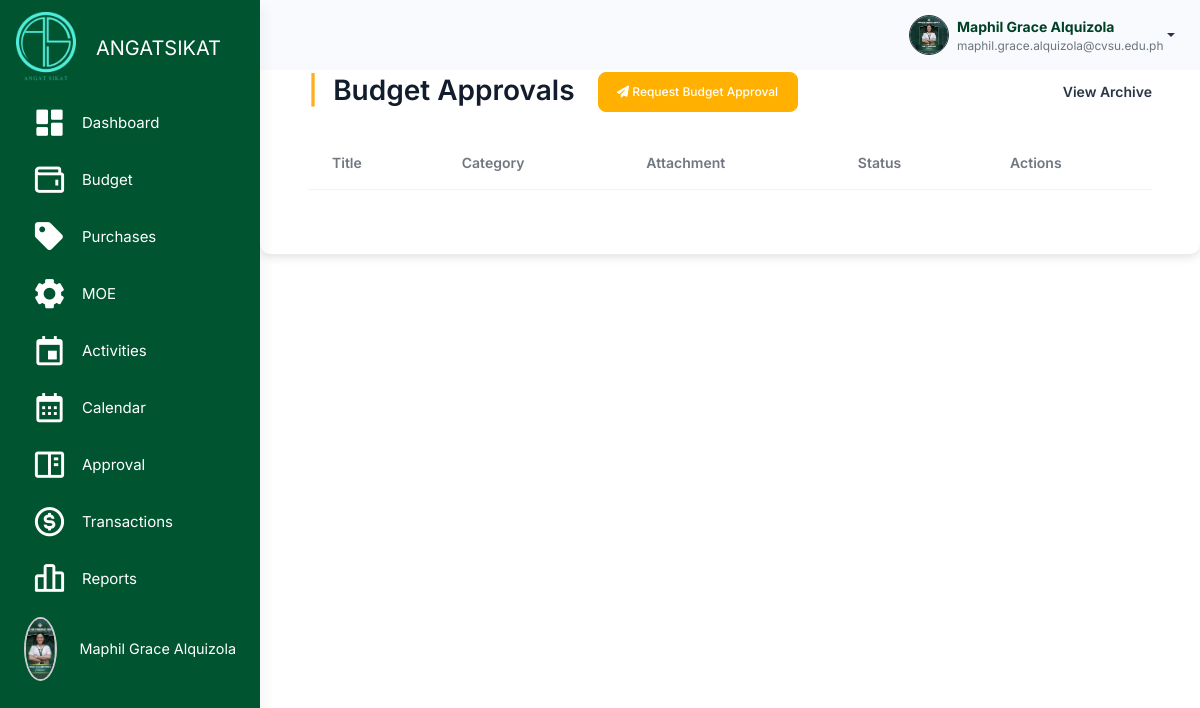
Before: /src/budget_management/budget_approval_table.php (signed in) with the older database file.
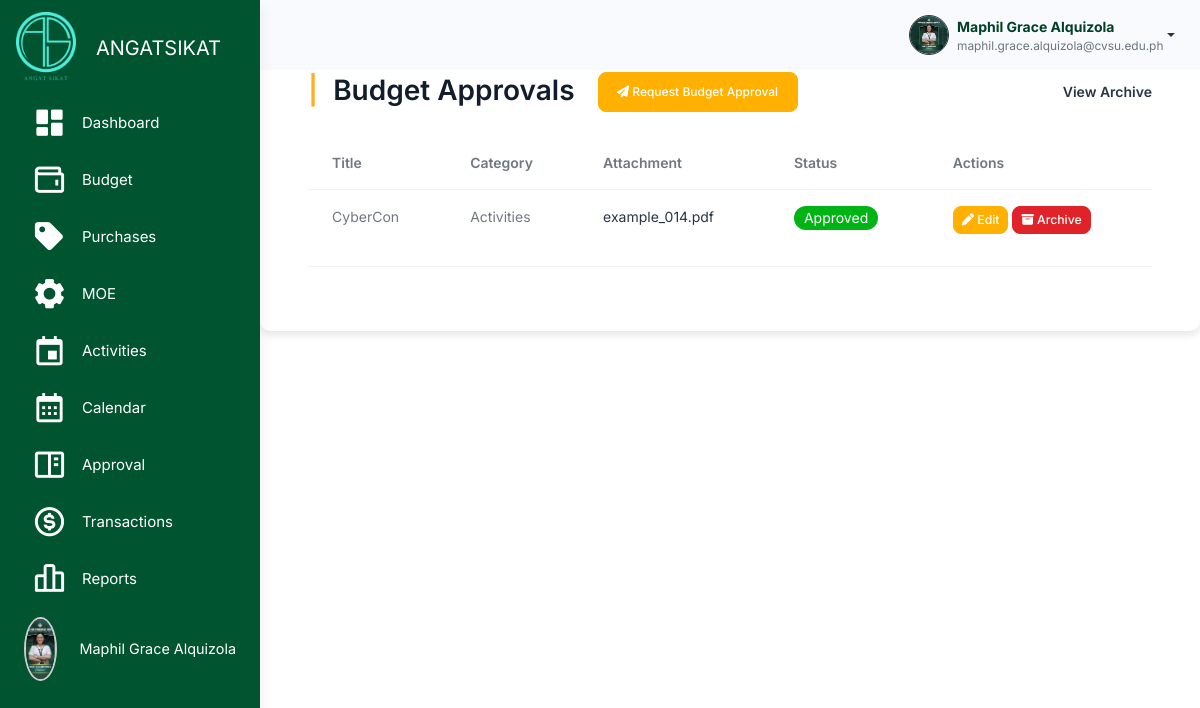
After: the same page with the newer database file.
### tables this page shows
CREATE TABLE `budget_approvals` (
  `approval_id` int(11) NOT NULL,
  `title` varchar(255) NOT NULL,
  `category` varchar(255) NOT NULL,
  `attachment` varchar(255) DEFAULT NULL,
  `status` enum('Pending','Approved','Disapproved') DEFAULT 'Pending',
  `organization_id` int(11) NOT NULL,
  `created_at` timestamp NOT NULL DEFAULT current_timestamp(),
  `archived` tinyint(1) DEFAULT 0
);

### src/session_check.php (called while the page is built, shortened)
<?php
$organization_id = $_SESSION['organization_id'];
?>

### src/budget_management/budget_approval_table.php (the view, shortened to what the changed rows need)
<?php
include '../connection.php';
include '../session_check.php';
?>
<!DOCTYPE html>
<html lang="en">
<head>
<link rel="stylesheet" href="https://cdn.jsdelivr.net/npm/bootstrap@5.3.0/dist/css/bootstrap.min.css">
<link rel="stylesheet" href="https://cdn.datatables.net/1.13.6/css/dataTables.bootstrap5.min.css">
<link rel="stylesheet" href="../assets/css/styles.min.css">
<link rel="stylesheet" href="../budget_management/css/budget.css">
<link href="https://unpkg.com/boxicons@2.1.4/css/boxicons.min.css" rel="stylesheet">
<link rel="stylesheet" href="https://cdnjs.cloudflare.com/ajax/libs/font-awesome/6.6.0/css/all.min.css">
<link rel="stylesheet" href="../activity_management/css/activities.css" />
</head>
<body>
    <div class="page-wrapper" id="main-wrapper" data-layout="vertical" data-navbarbg="skin6" data-sidebartype="full"
        data-sidebar-position="fixed" data-header-position="fixed">
        <div class="body-wrapper">
            <div class="container mt-4 p-5">
                <h2 class="mb-4 d-flex align-items-center justify-content-between">
                    <div>
                        <span class="text-warning fw-bold me-2">|</span> Budget Approvals
                        <button type="button" class="btn btn-primary ms-3" data-bs-toggle="modal"
                            data-bs-target="#budgetApprovalModal"
                            style="height: 40px; width: 200px; border-radius: 8px; font-size: 12px;">
                            <i class="fa-solid fa-paper-plane"></i> Request Budget Approval
                        </button>
                    </div>
                    <a href="budget_approvals_archive.php" class="text-gray text-decoration-none fw-bold"
                    style="font-size: 14px;">
                        View Archive
                    </a>
                </h2>
                <table id="budgetApprovalsTable" class="table mt-4">
                    <thead>
                        <tr>
                            <th>Title</th>
                            <th>Category</th>
                            <th>Attachment</th>
                            <th>Status</th>
                            <th>Actions</th>
                        </tr>
                    </thead>
                    <tbody>
                        <?php
                    $approvalsQuery = "SELECT * FROM budget_approvals WHERE organization_id = $organization_id AND archived = 0";
                    $approvalsResult = mysqli_query($conn, $approvalsQuery);
                    while ($row = mysqli_fetch_assoc($approvalsResult)) {
                        ?>
                        <tr>
                            <td>
                                <?php echo $row['title']; ?>
                            </td>
                            <td>
                                <?php echo ucfirst($row['category']); ?>
                            </td>
                            <td><a href="uploads/<?php echo $row['attachment']; ?>"
                                    class='link-offset-2 link-underline link-underline-opacity-0' target="_blank">
                                    <?php echo $row['attachment']; ?>
                                </a></td>
                            <td>
                                <?php
                                if ($row['status'] == 'Pending') {
                                    echo " <span class='badge rounded-pill pending'> ";
                                } else if ($row['status'] == 'Approved') {
                                    echo " <span class='badge rounded-pill approved'> ";
                                } else if ($row['status'] == 'Disapproved') {
                                    echo " <span class='badge rounded-pill disapproved'> ";
                                }
                                echo ucfirst($row['status']);
                                ?>
                                </span>
                            </td>
                            <td>
                                <button class='btn btn-primary btn-sm edit-btn mb-3' data-bs-toggle='modal'
                                    data-bs-target='#editBudgetApprovalModal'
                                    data-id="<?php echo $row['approval_id']; ?>"><i class='fa-solid fa-pen'></i> Edit
                                </button>
                                <button class='btn btn-danger btn-sm archive-btn mb-3'
                                    data-id="<?php echo $row['approval_id']; ?>"><i class='fa-solid fa-box-archive'></i>
                                    Archive</button>
                            </td>
                        </tr>
                        <?php
                    }
                    ?>
                    </tbody>
                </table>
            </div>
        </div>
    </div>
</body>
</html>

Changed rows visible on the page:
added budget_approvals: title "CyberCon", category "Activities", attachment "example_014.pdf", status "Approved"
